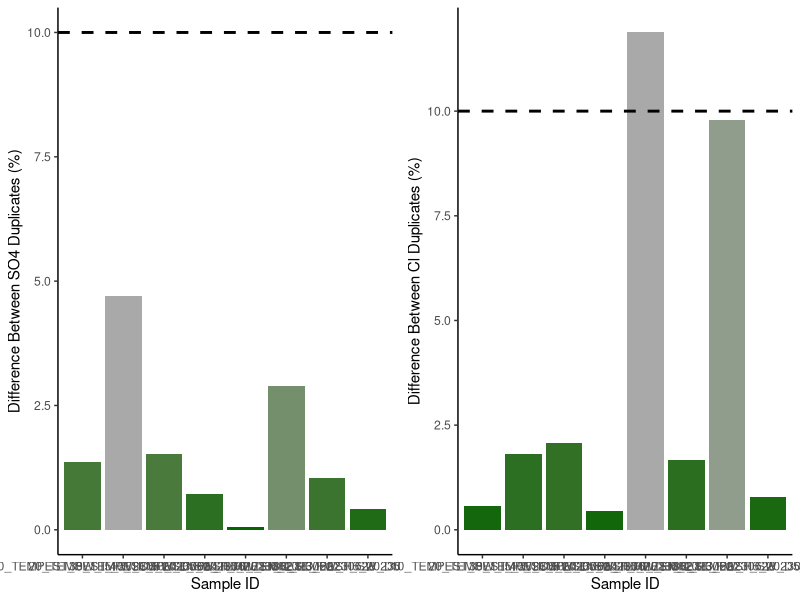
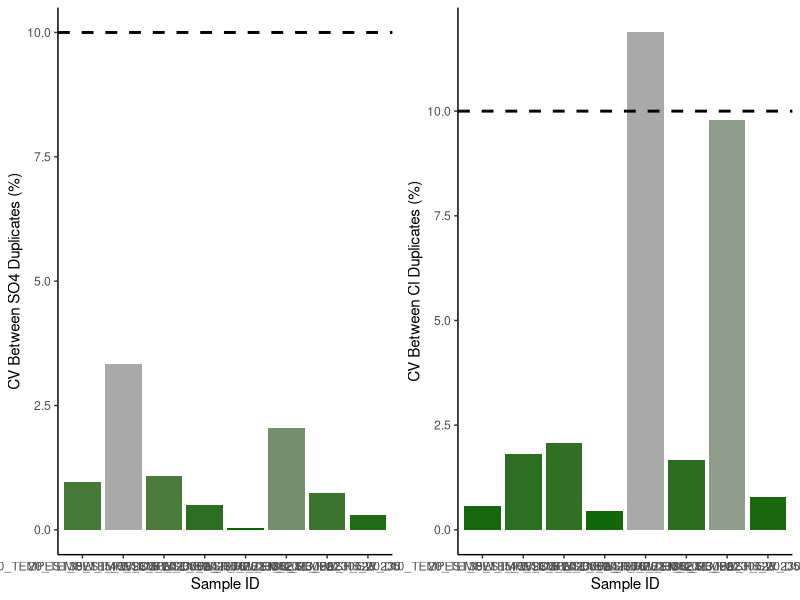
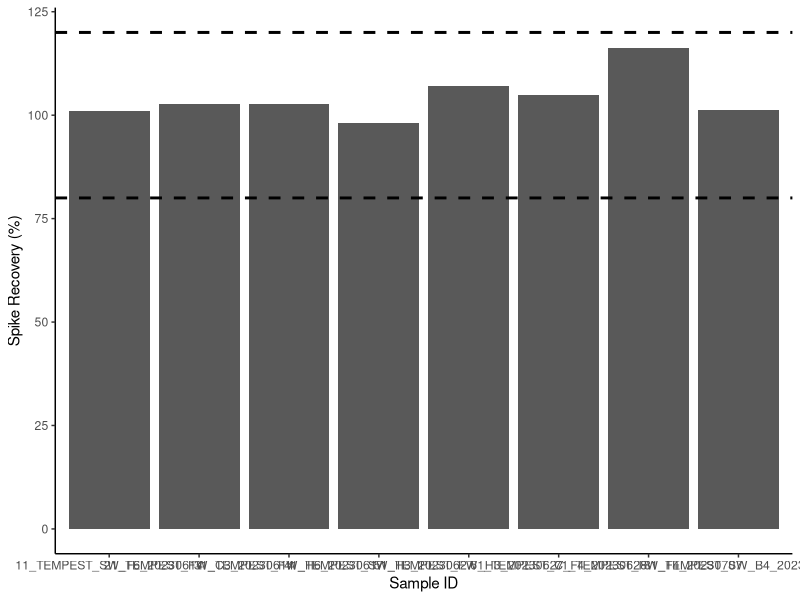
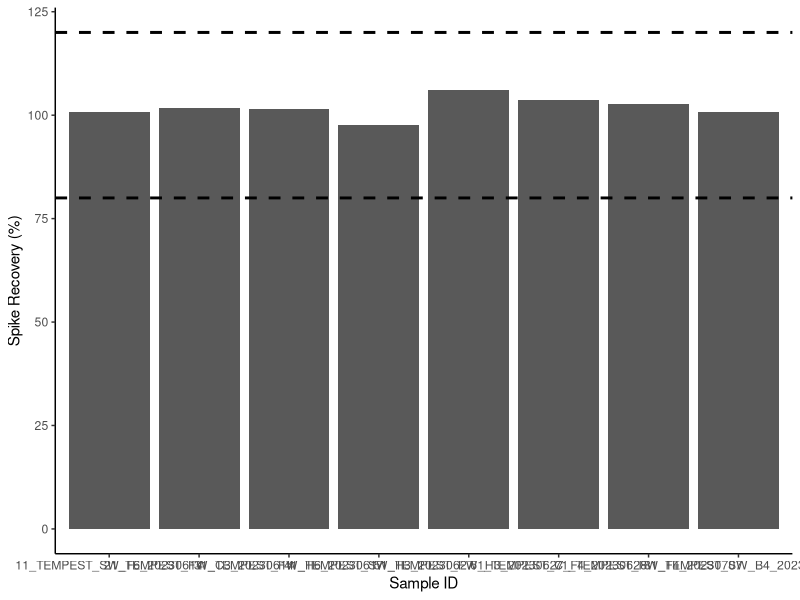

Generate these figures, in order, with R: (Note: this script raises an error after producing the figures.)
## ---- chunk 1
knitr::opts_chunk$set(echo = TRUE)

## Load data.table package
library(data.table)
library(ggplot2)
library(dplyr)
library(data.table)
library(matrixStats)
library(gridExtra)
library(ggpubr)
library(grid)
library(stringr)
## ---- chunk 2

# SULFATE DATA: 

## Read in raw data file from Dionex - copied and saved as a txt
Sdat <- read.table("Raw Data/COMPASS_TEMPEST_2023_SO4.txt",sep='\t' , header=T, skip=3)
head(Sdat)

## Only keep the columns that we need 
Sdat <- Sdat[ ,c(2,5,7)] # dont need this here 
head(Sdat)

## Name the columns correctly 
colnames(Sdat) <- c( "Sample_ID", "SO4_ppm", "SO4_Area")
Sdat$Sample_ID <- as.factor(Sdat$Sample_ID)
Sdat$SO4_ppm <- as.numeric(Sdat$SO4_ppm)
Sdat$SO4_Area <- as.numeric(Sdat$SO4_Area)
Sdat <- as.data.frame(Sdat)
head(Sdat)

#Chloride data 
## Read in raw data file from Dionex - copied and saved as a txt
Cldat <- read.table("Raw Data/COMPASS_TEMPEST_2023_Cl.txt",sep='\t' , header=T, skip=3)
head(Cldat)

## Only keep the columns that we need 
Cldat <- Cldat[ ,c(2,5,7)]
head(Cldat)

## Name the columns correctly 
colnames(Cldat) <- c( "Sample_ID", "Cl_ppm", "Cl_Area")
Cldat$Sample_ID <- as.factor(Cldat$Sample_ID)
Cldat$Cl_ppm <- as.numeric(Cldat$Cl_ppm)
Cldat$Cl_Area <- as.numeric(Cldat$Cl_Area)
Cldat <- as.data.frame(Cldat)
head(Cldat) 


## Bring the data back together: 
all_dat <- merge(Sdat, Cldat, by="Sample_ID")
head(all_dat)

## Remove empty lines 
all_dat <- all_dat[!(is.na(all_dat$Sample_ID) | all_dat$Sample_ID==""), ]
head(all_dat)

all_dat <- droplevels(all_dat[!all_dat$Sample_ID == 'Lab Blank',])
head(all_dat)

all_dat[is.na(all_dat)] <- 0

## ---- chunk 3
stds <- all_dat[grepl("Standard", all_dat$Sample_ID),]
head(stds)

stds_chk_S <- stds %>%
	group_by(Sample_ID) %>%
	summarise(mean = mean(SO4_ppm), sd = sd(SO4_ppm))
stds_chk_S$cv <- (stds_chk_S$sd/stds_chk_S$mean)*100
stds_chk_S$flag <-  ifelse(stds_chk_S$cv <2, 'YES', 'NO, rerun')
head(stds_chk_S)

stds_chk_Cl <- stds %>%
	group_by(Sample_ID) %>%
	summarise(mean = mean(Cl_ppm), sd = sd(Cl_ppm))
stds_chk_Cl$cv <- (stds_chk_Cl$sd/stds_chk_Cl$mean)*100
stds_chk_Cl$flag <-  ifelse(stds_chk_Cl$cv <2, 'YES', 'NO, rerun')
head(stds_chk_Cl)

lmS <- lm(stds$SO4_Area ~ stds$SO4_ppm)
SO4_sum <- summary(lmS)
SO4_Slope <- SO4_sum$coefficients[2, 1] 
SO4_Int <- SO4_sum$coefficients[1, 1] 


lmCl <- lm(stds$Cl_Area ~ stds$Cl_ppm)
Cl_sum <- summary(lmCl)
Cl_Slope <- Cl_sum$coefficients[2, 1] 
Cl_Int <- Cl_sum$coefficients[1, 1] 

## ---- chunk 4
#remove standards from sample dataframe
sampledat <- all_dat[!grepl("Standard", all_dat$Sample_ID),]
head(sampledat)

# Constants needed for calculations: 
clmw <- 35.45     #molecular weight of Chloride: 35.45 
smw <- 32.06      #molecular weight of sulfur: 32.06


# Convert ppm to mmol/L
sampledat$SO4_mM <- (sampledat$SO4_ppm / smw)
sampledat$Cl_mM <- (sampledat$Cl_ppm / clmw)


# Calculate Salinity 
# calculated using the Knudsen equation 
# Salinity = 0.03 + 1.8050 * Chlorinity
# Ref: A Practical Handbook of Seawater Analysis by Strickland & Parsons (P. 11)
# =((1.807*Cl_ppm)+0.026)/1000
sampledat$salinity <- ((1.8070 * sampledat$Cl_ppm) + 0.026) / 1000


head(sampledat)
## ---- chunk 5
#Show me the data that we have from the calculations 
head(sampledat)

#pull out any rows that have "dup" in the SampleID column
dups <- sampledat %>%  
  filter(str_detect(Sample_ID, "_dup"))      #have to change this to match data
head(dups)

#remove these from sample dataframe in a new dataframe
sampledat2 <- sampledat %>%  
  filter(!str_detect(Sample_ID, "_dup")) %>%  
  filter(!str_detect(Sample_ID, "_spk")) 
head(sampledat2)

#remove the dup from these IDs so we will have duplicate sample names
dups$Sample_ID<-gsub("_dup","",as.character(dups$Sample_ID))
dups <- dups[ ,-c(2:5)]
colnames(dups) <- c('Sample_ID', 'SO4_mM_dup', "Cl_mM_dup", "salinity_dup")
head(dups)

#put it back together with the old data set and look for duplicates 
QAdups <- merge(sampledat2, dups)
head(QAdups)

QAdups$SO4_dups_chk <- ((abs(QAdups$SO4_mM-QAdups$SO4_mM_dup))/((QAdups$SO4_mM+QAdups$SO4_mM_dup)/2))*100
QAdups$SO4_dups_flag <-  ifelse(QAdups$SO4_dups_chk <10, 'YES', 'NO, rerun')

QAdups$Cl_dups_chk <- ((abs(QAdups$Cl_mM-QAdups$Cl_mM_dup))/((QAdups$Cl_mM+QAdups$Cl_mM_dup)/2))*100
QAdups$Cl_dups_flag <-  ifelse(QAdups$Cl_dups_chk <10, 'YES', 'NO, rerun')

head(QAdups)

#plot dups output as a bar graph to easily check - want any over 10% to be red need to work on this 
Sdupsbar <- ggplot(data = QAdups, aes(x = Sample_ID, y = SO4_dups_chk, fill=SO4_dups_chk)) +
       geom_bar(stat = 'identity') + 
        scale_fill_gradient2(low='darkgreen', mid='darkgreen', high='darkgrey', space='Lab') + 
        theme_classic() + labs(x= "Sample ID", y="Difference Between SO4 Duplicates (%)") + 
        theme(legend.position="none") +  geom_hline(yintercept=10, linetype="dashed", 
                color = "black", size=1)


Cldupsbar <- ggplot(data = QAdups, aes(x = Sample_ID, y = Cl_dups_chk, fill=Cl_dups_chk)) +
       geom_bar(stat = 'identity') + 
        scale_fill_gradient2(low='darkgreen', mid='darkgreen', high='darkgrey', space='Lab') + 
        theme_classic() + labs(x= "Sample ID", y="Difference Between Cl Duplicates (%)") + 
        theme(legend.position="none") +  geom_hline(yintercept=10, linetype="dashed", 
                color = "black", size=1)

ggarrange(Sdupsbar, Cldupsbar,ncol=2, nrow=1)

#check for percent of no, reruns to see if it  would warrant reruns 
Perc_dups <- QAdups %>% 
  group_by(SO4_dups_flag) %>%
  summarise(S_no_rows = length(SO4_dups_flag)) 
Perc_dups1 <- QAdups %>% 
  group_by(Cl_dups_flag) %>%
  summarise(Cl_no_rows = length(Cl_dups_flag))
colnames(Perc_dups) <- c("Flag", "S_no_rows")
colnames(Perc_dups1) <- c("Flag", "Cl_no_rows")
Perc_dups2 <- cbind(Perc_dups, Perc_dups1)

Perc_dups2$Total <- length(QAdups$SO4_dups_flag)
Perc_dups2$S_Percent <- (Perc_dups2$S_no_rows / Perc_dups2$Total)*100
Perc_dups2$Cl_Percent <- (Perc_dups2$Cl_no_rows / Perc_dups2$Total)*100
head(Perc_dups2)


## ---- chunk 6
#the cv 
# calculate the sd bewteen the two duplicates then divide by the mean and multiply by 100 

df2 <- as.data.frame(QAdups$SO4_mM)
df2$dups <- QAdups$SO4_mM_dup

df2$sds <- apply(df2,1,sd)

QAdups$SO4_dups_cv <- (df2$sds)/((QAdups$SO4_mM+QAdups$SO4_mM_dup)/2) * 100
QAdups$SO4_dups_cv_flag <-  ifelse(QAdups$SO4_dups_cv <11, 'YES', 'NO, rerun')

head(QAdups)

#plot dups output as a bar graph to easily check - want any over 10% to be red need to work on this 
Sdupsbar <- ggplot(data = QAdups, aes(x = Sample_ID, y = SO4_dups_cv, fill=SO4_dups_chk)) +
       geom_bar(stat = 'identity') + 
        scale_fill_gradient2(low='darkgreen', mid='darkgreen', high='darkgrey', space='Lab') + 
        theme_classic() + labs(x= "Sample ID", y="CV Between SO4 Duplicates (%)") + 
        theme(legend.position="none") +  geom_hline(yintercept=10, linetype="dashed", 
                color = "black", size=1)


Cldupsbar <- ggplot(data = QAdups, aes(x = Sample_ID, y = Cl_dups_chk, fill=Cl_dups_chk)) +
       geom_bar(stat = 'identity') + 
        scale_fill_gradient2(low='darkgreen', mid='darkgreen', high='darkgrey', space='Lab') + 
        theme_classic() + labs(x= "Sample ID", y="CV Between Cl Duplicates (%)") + 
        theme(legend.position="none") +  geom_hline(yintercept=10, linetype="dashed", 
                color = "black", size=1)

ggarrange(Sdupsbar, Cldupsbar,ncol=2, nrow=1)

#check for percent of no, reruns to see if it  would warrant reruns 
Perc_dups <- QAdups %>% 
  group_by(SO4_dups_flag) %>%
  summarise(S_no_rows = length(SO4_dups_flag)) 
Perc_dups1 <- QAdups %>% 
  group_by(Cl_dups_flag) %>%
  summarise(Cl_no_rows = length(Cl_dups_flag))
colnames(Perc_dups) <- c("Flag", "S_no_rows")
colnames(Perc_dups1) <- c("Flag", "Cl_no_rows")
Perc_dups2 <- cbind(Perc_dups, Perc_dups1)

Perc_dups2$Total <- length(QAdups$SO4_dups_flag)
Perc_dups2$S_Percent <- (Perc_dups2$S_no_rows / Perc_dups2$Total)*100
Perc_dups2$Cl_Percent <- (Perc_dups2$Cl_no_rows / Perc_dups2$Total)*100
head(Perc_dups2)


## ---- chunk 7
#Show me the data that we have from the calculations 
head(sampledat)

#pull out any rows that have "spk" in the SampleID column
spks <- sampledat %>%  
  filter(str_detect(Sample_ID, "spk"))      #have to change this to match data
head(spks)

#remove the dup from these IDs so we will have duplicate sample names
spks$Sample_ID<-gsub("_spk","",as.character(spks$Sample_ID))
spks <- spks[ ,-c(2,3,4 ,5, 7,8)]
colnames(spks) <- c('Sample_ID', 'SO4_mM_spk')
head(spks)

#put it back together with the old data set and look for duplicates 
QAspks <- merge(sampledat, spks)
head(QAspks)

#now we need to calculate the spike concentration and calculate the spike recovery
spkconc <- (250/smw)    # in mM
spkvol <- 10             # in uL
spkvol <- spkvol/1000000 
#spike for these samples was 10uL of the 250mM standard
QAspks$SO4_spk_Conc <- (spkconc)*spkvol         # mmoles of SO4 
head(QAspks)

#need to determine dilution factors and initial amount of sample added
#if your samples are all the same dilution just use the first line 
#for Steph / COMPASS this depends on the site so... 
QAspks$Dilution <- 1
QAspks$Dilution <-  ifelse(str_detect(QAspks$Sample_ID, "TEMPEST"), 50, QAspks$Dilution)
QAspks$Dilution <-  ifelse(str_detect(QAspks$Sample_ID, "MSM_UP"), 50, QAspks$Dilution)
QAspks$Dilution <-  ifelse(str_detect(QAspks$Sample_ID, "MSM_TR"), 50, QAspks$Dilution)
QAspks$Dilution <-  ifelse(str_detect(QAspks$Sample_ID, "MSM_WC"), 100, QAspks$Dilution)
QAspks$Dilution <-  ifelse(str_detect(QAspks$Sample_ID, "GCrew_UP"), 50, QAspks$Dilution)
QAspks$Dilution <-  ifelse(str_detect(QAspks$Sample_ID, "GCrew_TR"), 50, QAspks$Dilution)
QAspks$Dilution <-  ifelse(str_detect(QAspks$Sample_ID, "GCrew_WC"), 100, QAspks$Dilution)
QAspks$Dilution <-  ifelse(str_detect(QAspks$Sample_ID, "GWI_UP"), 100, QAspks$Dilution)
QAspks$Dilution <-  ifelse(str_detect(QAspks$Sample_ID, "GWI_TR"), 100, QAspks$Dilution)
QAspks$Dilution <-  ifelse(str_detect(QAspks$Sample_ID, "GWI_WC"), 200, QAspks$Dilution)
#QAspks$Dilution <-  ifelse(str_detect(QAspks$Sample_ID, "SWH_UP"), 100, QAspks$Dilution)
#QAspks$Dilution <-  ifelse(str_detect(QAspks$Sample_ID, "SWH_TR"), 100, QAspks$Dilution)
#QAspks$Dilution <-  ifelse(str_detect(QAspks$Sample_ID, "SWH_WC"), 100, QAspks$Dilution)

#Set Sample volumes in uL 
QAspks$SampleVol <- 1
QAspks$SampleVol <-  ifelse(str_detect(QAspks$Sample_ID, "TEMPEST"), 1501, QAspks$SampleVol)
QAspks$SampleVol <-  ifelse(str_detect(QAspks$Sample_ID, "MSM_UP"), 1501, QAspks$SampleVol)
QAspks$SampleVol <-  ifelse(str_detect(QAspks$Sample_ID, "MSM_TR"), 1501, QAspks$SampleVol)
QAspks$SampleVol <-  ifelse(str_detect(QAspks$Sample_ID, "MSM_WC"), 1475, QAspks$SampleVol)
QAspks$SampleVol <-  ifelse(str_detect(QAspks$Sample_ID, "GCrew_UP"), 1501, QAspks$SampleVol)
QAspks$SampleVol <-  ifelse(str_detect(QAspks$Sample_ID, "GCrew_TR"), 1501, QAspks$SampleVol)
QAspks$SampleVol <-  ifelse(str_detect(QAspks$Sample_ID, "GCrew_WC"), 1475, QAspks$SampleVol)
QAspks$SampleVol <-  ifelse(str_detect(QAspks$Sample_ID, "GWI_UP"), 1475, QAspks$SampleVol)
QAspks$SampleVol <-  ifelse(str_detect(QAspks$Sample_ID, "GWI_TR"), 1475, QAspks$SampleVol)
QAspks$SampleVol <-  ifelse(str_detect(QAspks$Sample_ID, "GWI_WC"), 1462, QAspks$SampleVol)
#QAspks$SampleVol <-  ifelse(str_detect(QAspks$Sample_ID, "SWH_UP"), 100, QAspks$SampleVol)
#QAspks$SampleVol <-  ifelse(str_detect(QAspks$Sample_ID, "SWH_TR"), 100, QAspks$SampleVol)
#QAspks$SampleVol <-  ifelse(str_detect(QAspks$Sample_ID, "SWH_WC"), 100, QAspks$SampleVol)

#change sample volume to L 
QAspks$SampleVol <- QAspks$SampleVol/1000000
head(QAspks)

#gives us the total SO4 in the sample in mmoles
QAspks$SO4_Total_unspkd <- (QAspks$SO4_mM/QAspks$Dilution)*(QAspks$SampleVol) 

##total SO4 in spiked sample in mmoles
QAspks$SO4_Total_spkd <- (QAspks$SO4_mM_spk/QAspks$Dilution)*(QAspks$SampleVol+spkvol) 

QAspks$SO4_expctd_spkd <-  (QAspks$SO4_Total_unspkd + QAspks$SO4_spk_Conc)
QAspks$spk_recovery <-    (QAspks$SO4_Total_spkd/QAspks$SO4_expctd_spkd)*100
QAspks$SO4_spks_flag <-  ifelse(QAspks$spk_recovery <=120 & QAspks$spk_recovery >=80 , 'YES', 'NO, rerun')  #fix 

head(QAspks)

#plot spk recoveries output as a bar graph to easily check - want any over 10% to be red need to work on this 
spksbar <- ggplot(data = QAspks, aes(x = Sample_ID, y = spk_recovery)) +
        geom_bar(stat = 'identity') + 
        scale_fill_manual(values=c("lightblue4")) + 
        theme_classic() + labs(x= "Sample ID", y="Spike Recovery (%)") + 
        theme(legend.position="none") +  
        geom_hline(yintercept=80, linetype="dashed", color = "black", size=1) + 
        geom_hline(yintercept=120, linetype="dashed", color = "black", size=1)

spksbar



#check for percent of no, reruns to see if it  would warrant reruns 
Perc_spks <- QAspks %>% 
  group_by(SO4_spks_flag) %>%
  summarise(no_rows = length(SO4_spks_flag)) 
Perc_spks$Total <- length(QAspks$SO4_spks_flag)
Perc_spks$Percent <- (Perc_spks$no_rows / Perc_spks$Total)*100
head(Perc_spks)

## ---- chunk 8

##Merge sample data with dilution data
Dilutions <- read.csv("Raw Data/TMP 2023 Sample Dilutions from Dionex.csv")
sampledat_dils <- merge(sampledat, Dilutions, by = "Sample_ID")
unique(sampledat_dils$Dilution)

#Show me the data that we have from the calculations 
head(sampledat_dils)

#now use area of all samples and calculate undilution corrected concentrations in ug/mL
sampledat_dils$SO4_ugmL <- ((sampledat_dils$SO4_Area)-SO4_Int)/SO4_Slope
sampledat_dils$Cl_ugmL <- (sampledat_dils$Cl_Area-Cl_Int)/Cl_Slope
head(sampledat_dils)

#pull out any rows that have "spk" in the SampleID column
spks <- sampledat_dils %>%  
  filter(str_detect(Sample_ID, "spk"))      #have to change this to match data
head(spks)

## Only keep the columns that we need 
spks <- spks[ ,c(1,9,10)]
head(spks)

#remove the spk from these IDs so we will have duplicate sample names
spks$Sample_ID<-gsub("_spk","",as.character(spks$Sample_ID))
colnames(spks) <- c('Sample_ID', 'Dilution', 'SO4_ugmL_spk')
head(spks)

#put it back together with the old data set and look for duplicates 
QAspks <- merge(sampledat_dils, spks)
head(QAspks)

#now we need to calculate the spike concentration and calculate the spike recovery
spkconc <- (250)    # in ug
spkvol <- 10             # in uL
spkvol <- spkvol/1000 
#spike for these samples was 10uL of the 250mM standard
QAspks$SO4_spk_Conc <- (spkconc)*spkvol         # mmoles of SO4 
head(QAspks)

#need to determine dilution factors and initial amount of sample added
#if your samples are all the same dilution just use the first line 
#for Steph / COMPASS this depends on the site so... 
#QAspks$Dilution <- 1
#QAspks$Dilution <-  ifelse(str_detect(QAspks$Sample_ID, "MSM_UP"), 50, QAspks$Dilution)
#$Dilution <-  ifelse(str_detect(QAspks$Sample_ID, "MSM_TR"), 50, QAspks$Dilution)
#QAspks$Dilution <-  ifelse(str_detect(QAspks$Sample_ID, "MSM_WC"), 100, QAspks$Dilution)
#$Dilution <-  ifelse(str_detect(QAspks$Sample_ID, "GCrew_UP"), 50, QAspks$Dilution)
#QAspks$Dilution <-  ifelse(str_detect(QAspks$Sample_ID, "GCrew_TR"), 50, QAspks$Dilution)
#QAspks$Dilution <-  ifelse(str_detect(QAspks$Sample_ID, "GCrew_WC"), 100, QAspks$Dilution)
#QAspks$Dilution <-  ifelse(str_detect(QAspks$Sample_ID, "GWI_UP"), 100, QAspks$Dilution)
#$Dilution <-  ifelse(str_detect(QAspks$Sample_ID, "GWI_TR"), 100, QAspks$Dilution)
#QAspks$Dilution <-  ifelse(str_detect(QAspks$Sample_ID, "GWI_WC"), 200, QAspks$Dilution)
#QAspks$Dilution <-  ifelse(str_detect(QAspks$Sample_ID, "SWH_UP"), 100, QAspks$Dilution)
#QAspks$Dilution <-  ifelse(str_detect(QAspks$Sample_ID, "SWH_TR"), 100, QAspks$Dilution)
#QAspks$Dilution <-  ifelse(str_detect(QAspks$Sample_ID, "SWH_WC"), 100, QAspks$Dilution)

#Set Sample volumes in uL 
QAspks$SampleVol <- 1
QAspks$SampleVol <-  ifelse(QAspks$Dilution == 50, 1483, QAspks$SampleVol)
QAspks$SampleVol <-  ifelse(QAspks$Dilution == 56.85, 1483, QAspks$SampleVol)
QAspks$SampleVol <-  ifelse(QAspks$Dilution == 51.16, 1483, QAspks$SampleVol)


# QAspks$SampleVol <-  ifelse(str_detect(QAspks$Sample_ID, "TEMPEST"), 1501, QAspks$SampleVol)
# QAspks$SampleVol <-  ifelse(str_detect(QAspks$Sample_ID, "MSM_UP"), 1501, QAspks$SampleVol)
# QAspks$SampleVol <-  ifelse(str_detect(QAspks$Sample_ID, "MSM_TR"), 1501, QAspks$SampleVol)
# QAspks$SampleVol <-  ifelse(str_detect(QAspks$Sample_ID, "MSM_WC"), 1475, QAspks$SampleVol)
# QAspks$SampleVol <-  ifelse(str_detect(QAspks$Sample_ID, "MSM_PPR_UP"), 1501, QAspks$SampleVol)
# QAspks$SampleVol <-  ifelse(str_detect(QAspks$Sample_ID, "MSM_PPR_TR"), 1501, QAspks$SampleVol)
# QAspks$SampleVol <-  ifelse(str_detect(QAspks$Sample_ID, "MSM_PPR_WC"), 1475, QAspks$SampleVol)
# QAspks$SampleVol <-  ifelse(str_detect(QAspks$Sample_ID, "GCrew_UP"), 1501, QAspks$SampleVol)
# QAspks$SampleVol <-  ifelse(str_detect(QAspks$Sample_ID, "GCrew_TR"), 1501, QAspks$SampleVol)
# QAspks$SampleVol <-  ifelse(str_detect(QAspks$Sample_ID, "GCrew_WC"), 1475, QAspks$SampleVol)
# QAspks$SampleVol <-  ifelse(str_detect(QAspks$Sample_ID, "GWI_UP"), 1475, QAspks$SampleVol)
# QAspks$SampleVol <-  ifelse(str_detect(QAspks$Sample_ID, "GWI_TR"), 1475, QAspks$SampleVol)
# QAspks$SampleVol <-  ifelse(str_detect(QAspks$Sample_ID, "GWI_WC"), 1462, QAspks$SampleVol)
# QAspks$SampleVol <-  ifelse(str_detect(QAspks$Sample_ID, "SWH_UP"), 100, QAspks$SampleVol)
# QAspks$SampleVol <-  ifelse(str_detect(QAspks$Sample_ID, "SWH_TR"), 100, QAspks$SampleVol)
# QAspks$SampleVol <-  ifelse(str_detect(QAspks$Sample_ID, "SWH_WC"), 100, QAspks$SampleVol)

#change sample volume to L 
QAspks$SampleVol <- QAspks$SampleVol/1000
head(QAspks)

#gives us the total SO4 in the sample in mmoles
QAspks$SO4_Total_unspkd <- QAspks$SO4_ugmL*QAspks$SampleVol

##total SO4 in spiked sample in mmoles
QAspks$SO4_Total_spkd <- (QAspks$SO4_ugmL_spk)*(QAspks$SampleVol+spkvol) 

QAspks$SO4_expctd_spkd <-  (QAspks$SO4_Total_unspkd + QAspks$SO4_spk_Conc)
QAspks$spk_recovery <-    (QAspks$SO4_Total_spkd/QAspks$SO4_expctd_spkd)*100
QAspks$SO4_spks_flag <-  ifelse(QAspks$spk_recovery <=120 & QAspks$spk_recovery >=80 , 'YES', 'NO, rerun')  #fix 

head(QAspks)

#plot spk recoveries output as a bar graph to easily check - want any over 10% to be red need to work on this 
spksbar <- ggplot(data = QAspks, aes(x = Sample_ID, y = spk_recovery)) +
        geom_bar(stat = 'identity') + 
        scale_fill_manual(values=c("lightblue4")) + 
        theme_classic() + labs(x= "Sample ID", y="Spike Recovery (%)") + 
        theme(legend.position="none") +  
        geom_hline(yintercept=80, linetype="dashed", color = "black", size=1) + 
        geom_hline(yintercept=120, linetype="dashed", color = "black", size=1)

spksbar



#check for percent of no, reruns to see if it  would warrant reruns 
Perc_spks <- QAspks %>% 
  group_by(SO4_spks_flag) %>%
  summarise(no_rows = length(SO4_spks_flag)) 
Perc_spks$Total <- length(QAspks$SO4_spks_flag)
Perc_spks$Percent <- (Perc_spks$no_rows / Perc_spks$Total)*100
head(Perc_spks)

## ---- chunk 9
#for steph <- pull out identifiers of the sample names 
#pull the sample ID and separate it by the underscores 
IDs <- data.frame(do.call('rbind', strsplit(as.character(sampledat2$Sample_ID),'_',fixed=TRUE)))
colnames(IDs) <- c("Number", "Project", "Plot", "Grid", "Date")
head(IDs)

#rejoin them to the dataframe
alldat <- cbind(IDs, sampledat2)

alldat$Number <- NULL

alldat$Sample_ID <- paste(alldat$Project, alldat$Plot, alldat$Grid, alldat$Date, sep = "_")

head(alldat)
## ---- chunk 10

write.csv(alldat, file="Processed Data/COMPASS_TEMPEST_Dionex_ClSo4_Final_2023.csv")           #Change file name


